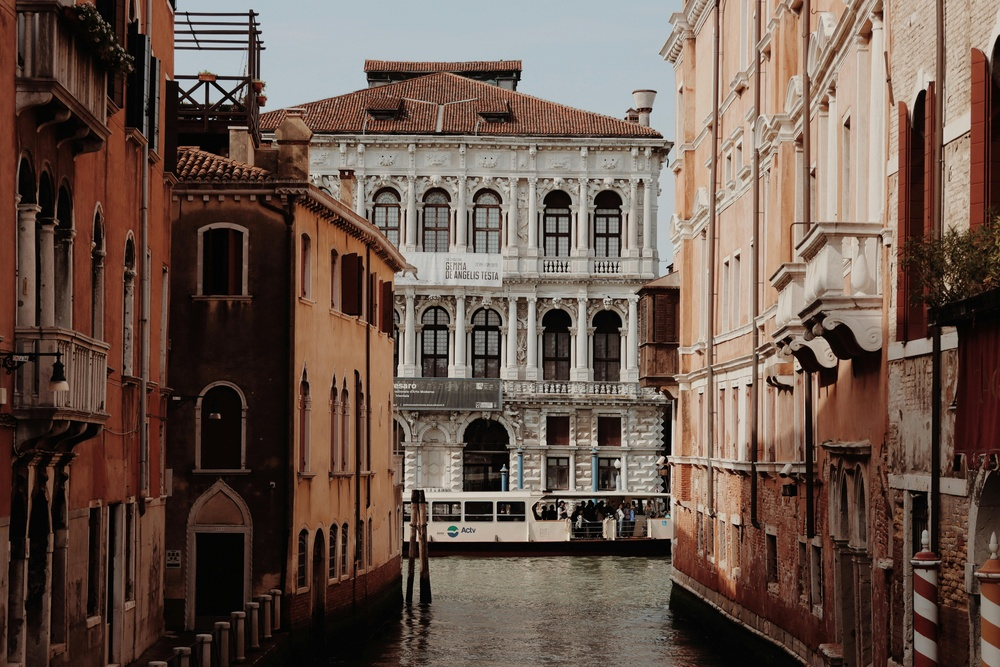
#> input picture image_enhancement/images/image1.jpg, 1000 x 667 px, shrunk from 6960 x 4640 before the run, found by its file name
$ jupyter execute --allow-errors T1_U2.ipynb   (older library calls are emulated)
#> lines starting #> are read from the running program, lines starting #| are printed output that depends on the picture
# Image enhancement in the spatial domain

In the following unit we will start reviewing something called filter, this could help us to enhance image so we can improve what we are seeing.
For future reference we have to work all kind of image processing using the following procedure.

-Preprocessing: This is the part that we will review on this material since we would use it to enhance an image even before working on it.

-Processing: During this process the image gets processed being this moment where the image can actually morphologically change.

-Post-processing : After the changes made on the previous steps we can add some tools on the image depending on its application.

[cell 1]
#On this cell you will find the actual libraries that you have to use for this kind of filters and also you can add a path to see how each filltyer effect it.

import cv2
import numpy as np
import matplotlib.pyplot as plt


#Loading the image
image = cv2.imread('//home//jose//Downloads//image_enhancement//images//image1.jpg', cv2.IMREAD_GRAYSCALE)
#> image: shape (667, 1000); min 0, max 237, mean 90.2

**Negative transformation**

The negative transformation inverts the pixel values of the image, producing a photo-negative effect.

[cell 2]
# Apply negative transformation
negative_image = cv2.bitwise_not(image)
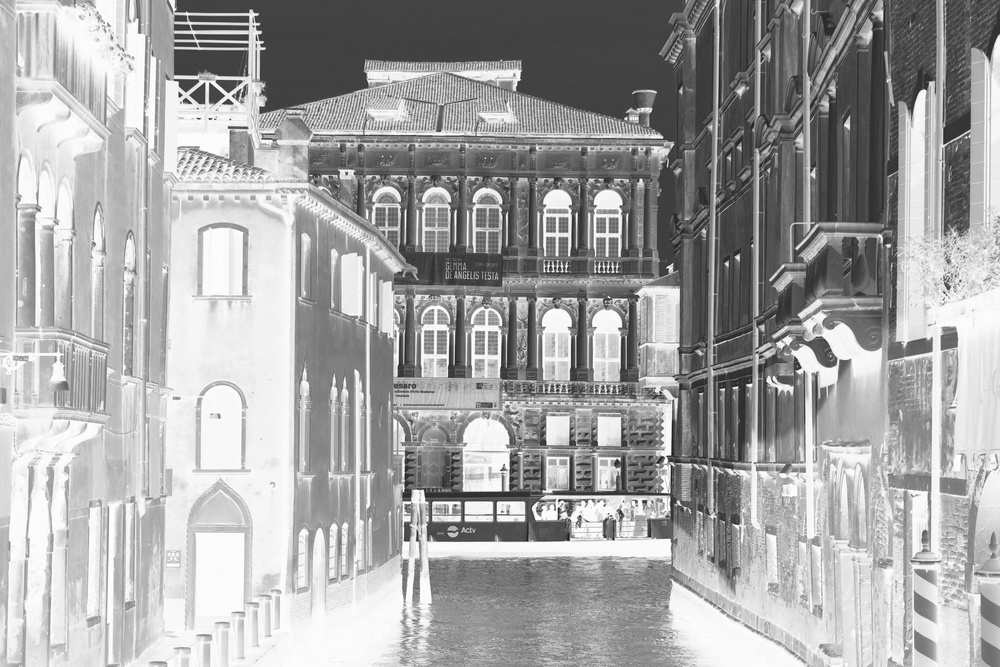
#> negative_image: shape (667, 1000); min 18, max 255, mean 164.8

**Power transformation**

Power transformation applies a gamma correction to the image. This is often used for image enhancement.

[cell 3]
# Apply power transformation
gamma = 2.0
power_transformed_image = np.array(255 * (image / 255) ** gamma, dtype='uint8')#
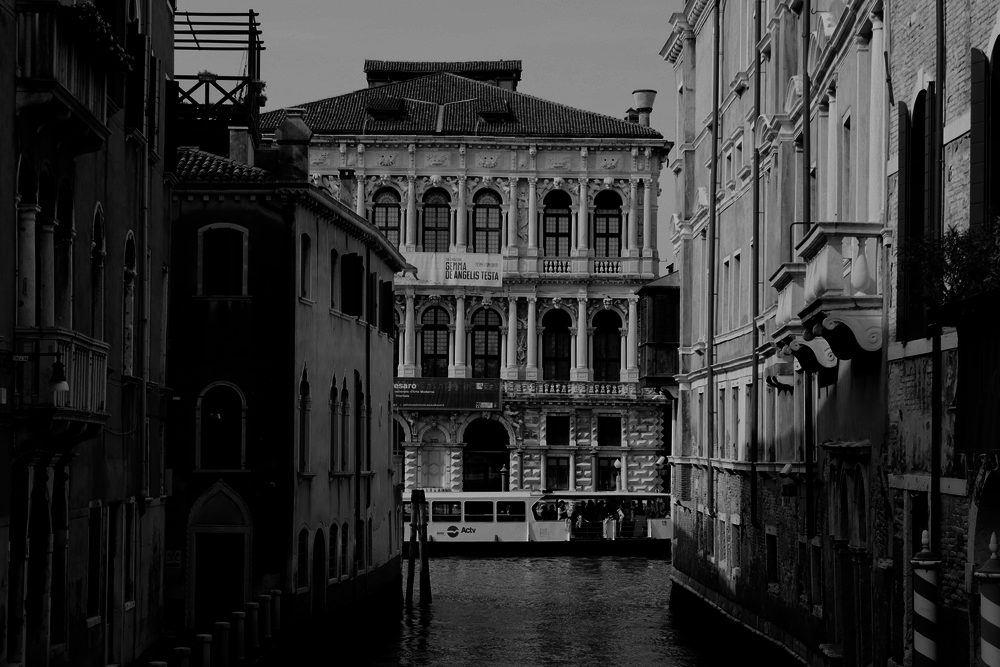
#> power_transformed_image: shape (667, 1000); min 0, max 220, mean 47.6

**Piecewise transformation**

Piecewise transformations apply different transformations to different ranges of pixel values. For example, this can be used to enhance contrast in specific parts of the image.

[cell 4]
def piecewise_transform(value):
    if value < 85:
        return value * 0.5
    elif value < 170:
        return value * 1.5
    else:
        return value * 0.8

piecewise_image = np.array([piecewise_transform(pixel) for pixel in image.flat], dtype='uint8').reshape(image.shape)
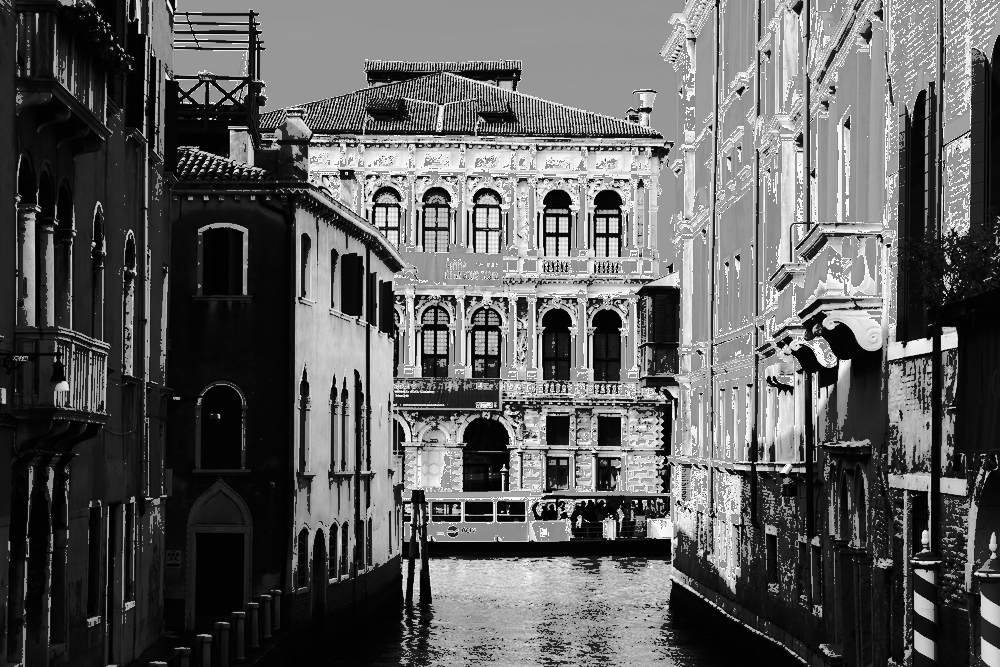
#> piecewise_image: shape (667, 1000); min 0, max 253, mean 92.4

**Difference**

The difference operation subtracts one image from another, which can be used to detect changes between two images.

[cell 5]
# Load another image to compare
image2 = cv2.imread('//home//jose//github//image_enhancement//images//image2.jpg', cv2.IMREAD_GRAYSCALE)

# Calculate the difference
#> (the rest of this cell did not finish here and is left out)

**Average**

Calculating the average of two images can be used to blend them together.

#> (a cell that did not finish here is left out)

**Average filter**

The average filter (or mean filter) smooths an image by reducing the amount of intensity variation between neighboring pixels. This filter can be used to reduce noise in an image.

[cell 7]
# Apply average filter
kernel_size = (5, 5)
average_filtered_image = cv2.blur(image, kernel_size)
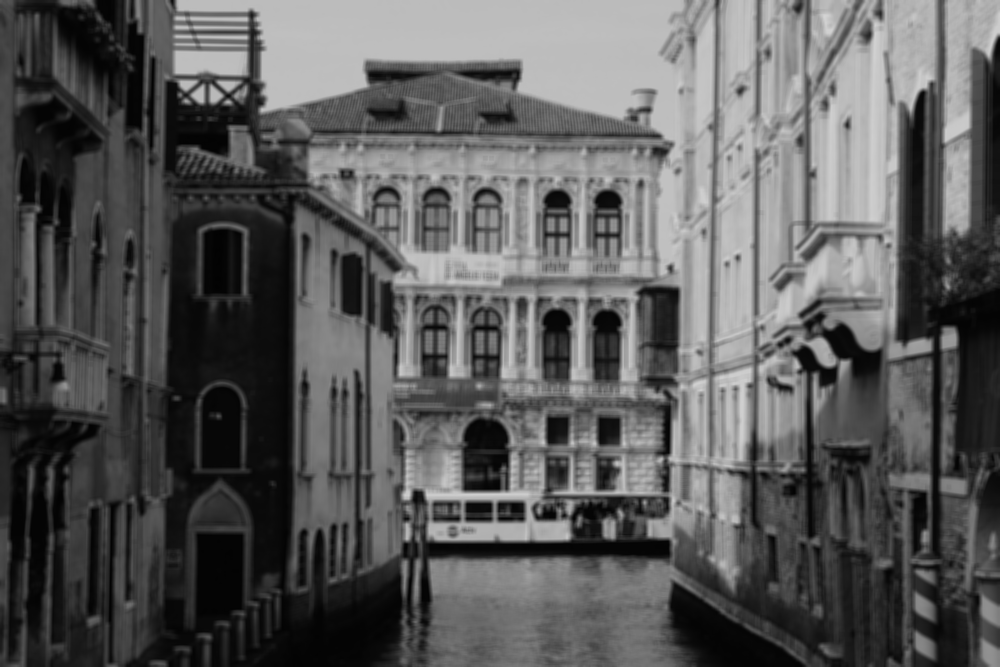
#> average_filtered_image: shape (667, 1000); min 2, max 212, mean 90.2

**Median filter**

The median filter is another technique for reducing noise. Unlike the average filter, the median filter replaces each pixel's value with the median value of the neighboring pixels. It is particularly effective for removing "salt and pepper" noise.

[cell 8]
# Apply median filter
median_filtered_image = cv2.medianBlur(image, 5)

**Edge detection filters (Laplacian and Gradient)**

Edge detection is used to identify the boundaries within an image. The Laplacian filter detects edges by calculating the second derivative of the image. Gradient filters like Sobel detect edges by calculating the first derivative.

[cell 9]
 # Apply Laplacian filter
laplacian = cv2.Laplacian(image, cv2.CV_64F)
laplacian = np.uint8(np.absolute(laplacian))
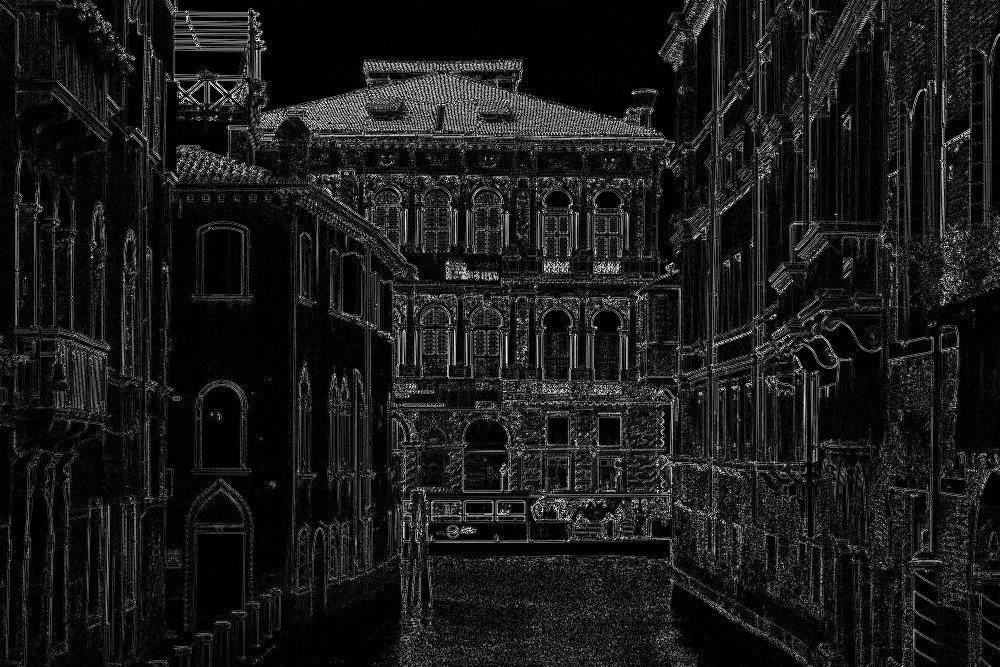
#> laplacian: shape (667, 1000); min 0, max 255, mean 25.9

# Apply Sobel filter (gradient)
sobel_x = cv2.Sobel(image, cv2.CV_64F, 1, 0, ksize=5)
sobel_y = cv2.Sobel(image, cv2.CV_64F, 0, 1, ksize=5)
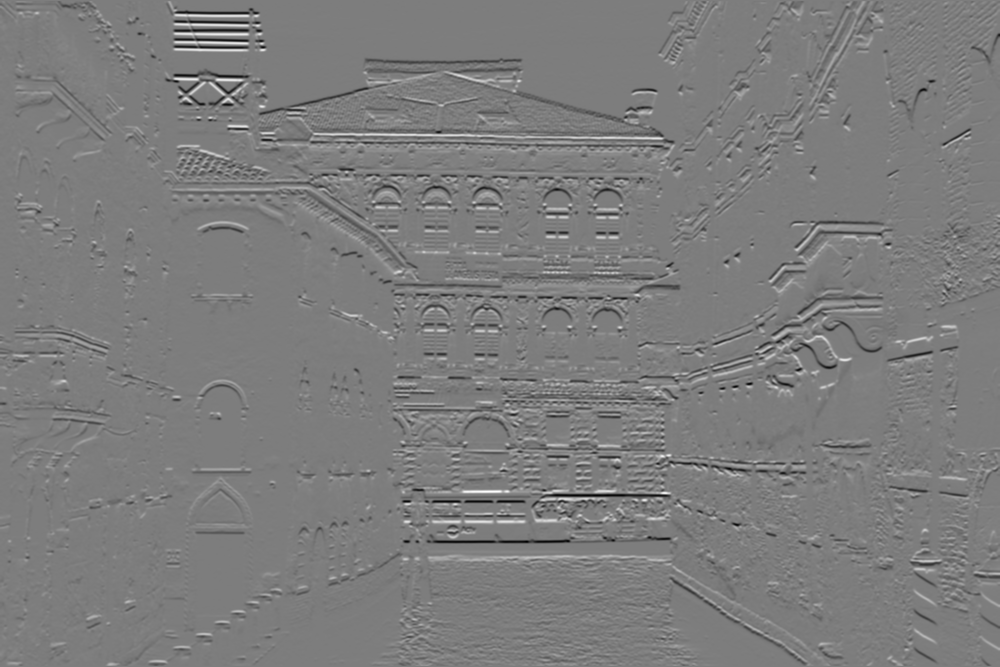
#> sobel_y: shape (667, 1000) float64; min -9485, max 9804, mean -20.5; drawn with min black and max white
sobel = cv2.magnitude(sobel_x, sobel_y)
sobel = np.uint8(np.absolute(sobel))
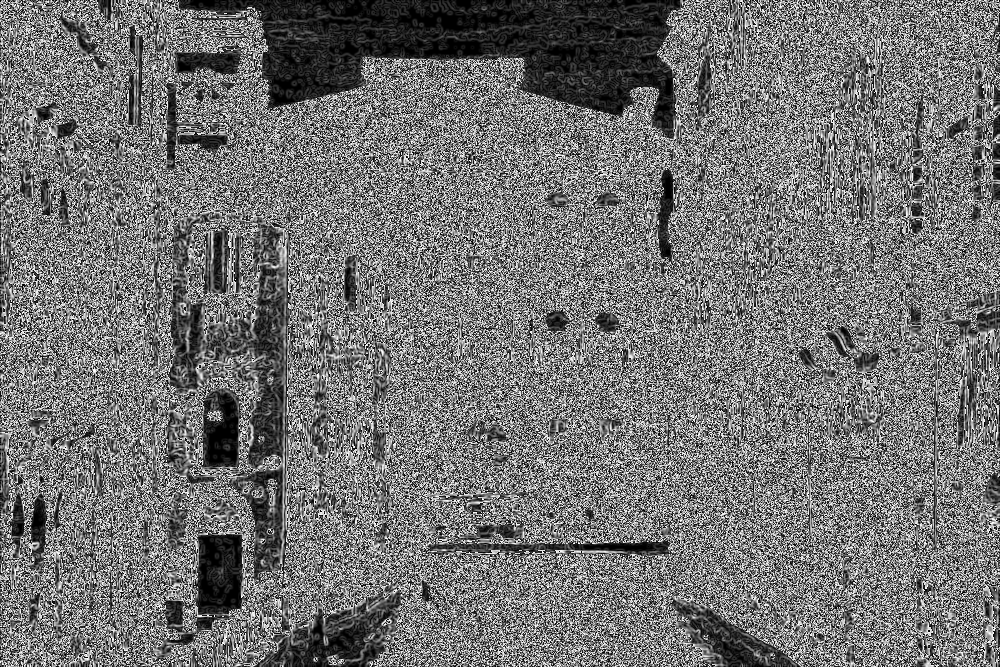
#> sobel: shape (667, 1000); min 0, max 255, mean 114.9

$ run again, with image_enhancement/images/ruido.jpg copied over image_enhancement/images/image1.jpg
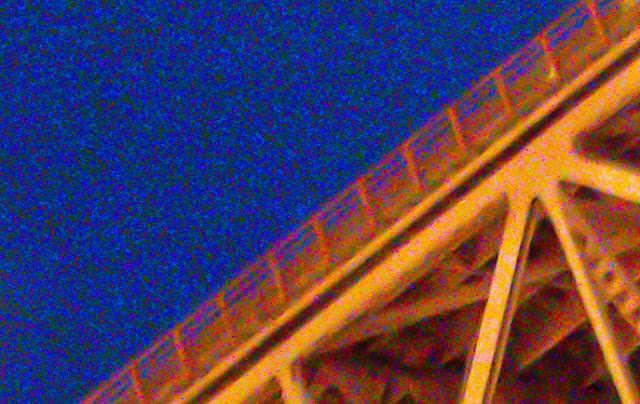
#> input picture image_enhancement/images/ruido.jpg, 640 x 404 px, found by its file name
#> `sobel_y = cv2.Sobel(image, cv2.CV_64F, 0, 1, ksize=5)`:
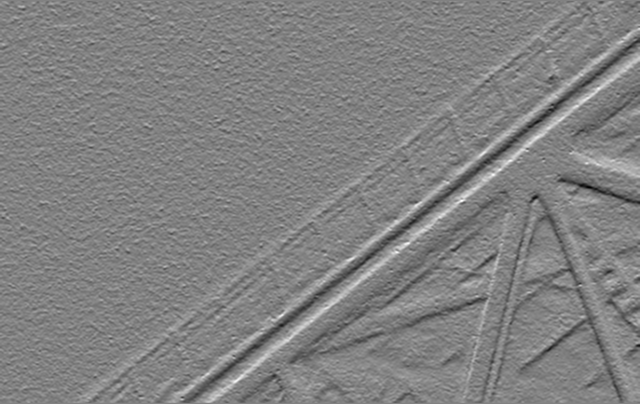
#> sobel_y: shape (404, 640) float64; min -3703, max 3598, mean 8.5; drawn with min black and max white
#> `sobel = np.uint8(np.absolute(sobel))`:
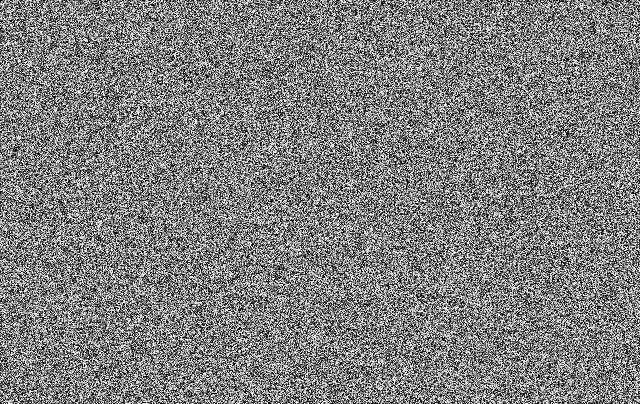
#> sobel: shape (404, 640); min 0, max 255, mean 127.4
